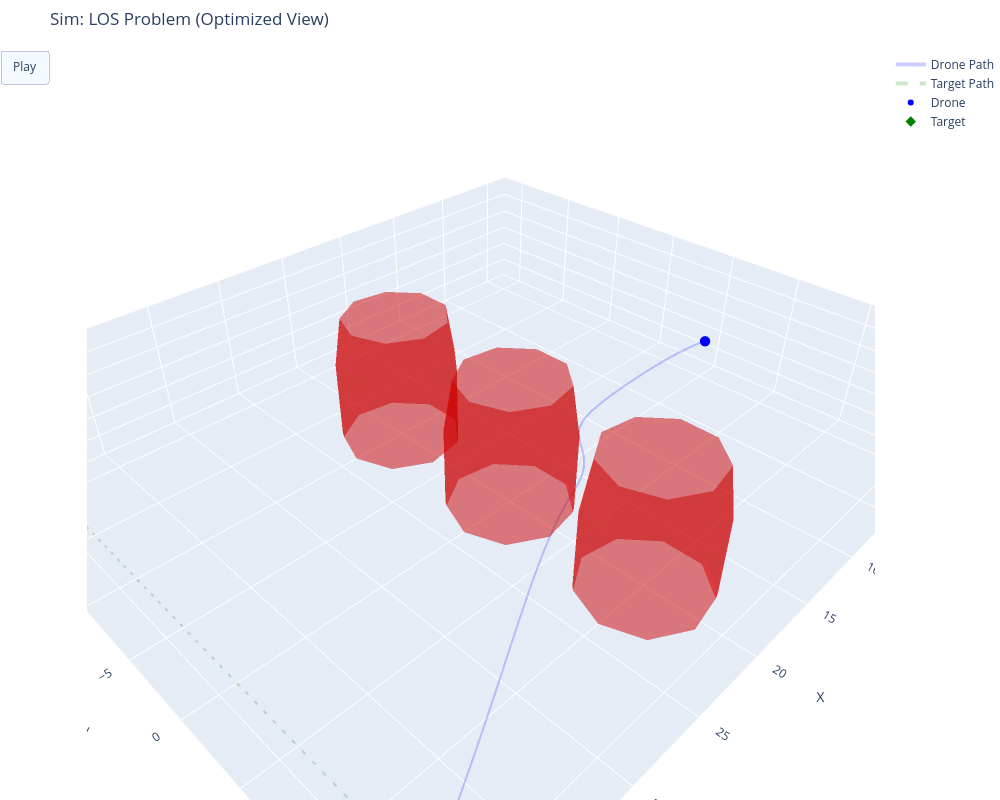

Notebook source saved alongside this figure:
### Code cell
import numpy as np
import plotly.graph_objects as go
import matplotlib.pyplot as plt

from dynamics import DroneDynamics
from guidance import PPNGuidance
from safety_filter import SafetyFilter
import scenarios


def plot_static_results(drone_path, target_path, obstacles, u_nom_hist, u_safe_hist, time_hist):
    """
    Generates two figures:
    1. 3D Flight Path (Static)
    2. Control Input Comparison (Nominal vs Safe)
    """
    # --- FIGURE 1: 3D TRAJECTORY ---
    fig = plt.figure(figsize=(12, 6))
    
    # Subplot 1: 3D View
    ax = fig.add_subplot(1, 2, 1, projection='3d')
    path = np.array(drone_path)
    t_path = np.array(target_path)

    ax.plot(path[:, 0], path[:, 1], path[:, 2], label='Drone', color='blue', linewidth=2)
    ax.plot(t_path[:, 0], t_path[:, 1], t_path[:, 2], label='Target', color='green', linestyle='--')
    
    # Draw Obstacles
    u, v = np.mgrid[0:2*np.pi:15j, 0:np.pi:10j]
    for obs in obstacles:
        x = obs.center[0] + obs.radius * np.cos(u) * np.sin(v)
        y = obs.center[1] + obs.radius * np.sin(u) * np.sin(v)
        z = obs.center[2] + obs.radius * np.cos(v)
        ax.plot_wireframe(x, y, z, color='red', alpha=0.3)

    ax.set_title("3D Flight Path")
    ax.set_xlabel("X"); ax.set_ylabel("Y"); ax.set_zlabel("Z")
    ax.legend()

    # --- FIGURE 2: CONTROL INPUTS ---
    # Subplot 2, 3, 4: Acceleration X, Y, Z
    u_nom = np.array(u_nom_hist)
    u_safe = np.array(u_safe_hist)
    t = np.array(time_hist)
    
    fig2, axs = plt.subplots(3, 1, figsize=(10, 8), sharex=True)
    labels = ['$a_x$', '$a_y$', '$a_z$']
    
    for i in range(3):
        axs[i].plot(t, u_nom[:, i], 'g--', label='Nominal (LQR)', alpha=0.6)
        axs[i].plot(t, u_safe[:, i], 'b-', label='Safe (CBF)')
        
        # Highlight Intervention
        diff = np.abs(u_nom[:, i] - u_safe[:, i])
        mask = diff > 0.05
        if np.any(mask):
            axs[i].fill_between(t, -15, 15, where=mask, color='red', alpha=0.1, label='Intervention')
            
        axs[i].set_ylabel(f"{labels[i]} ($m/s^2$)")
        axs[i].grid(True)
    
    axs[0].set_title("Control Inputs: PPN (Green) vs CBF (Blue)")
    axs[0].legend(loc='upper right')
    axs[2].set_xlabel("Time (s)")
    
    plt.tight_layout()
    plt.show()


def animate_plotly(path, target_path, obs_history, mission, dt, static_only=False):
    
    total_frames = len(path)
    stride = max(1, total_frames // 150)
    #stride = 5
    fig = go.Figure()

    # --- HELPER: Sphere Geometry ---
    # Reduced resolution slightly (15->10, 10->8) for better performance with many objects
    def get_sphere_data(center, radius):
        u = np.linspace(0, 2 * np.pi, 10) 
        v = np.linspace(0, np.pi, 8)
        x = center[0] + radius * np.outer(np.cos(u), np.sin(v))
        y = center[1] + radius * np.outer(np.sin(u), np.sin(v))
        z = center[2] + radius * np.outer(np.ones(np.size(u)), np.cos(v))
        return x, y, z

    # --- 1. SETUP TRACES ---
    # We must add ALL traces to the figure first.
    # Order matters: [Drone Path, Target Path, Drone, Target, Obs 0, Obs 1, ... Obs N]
    
    # Trace 0: Drone Path (Background)
    fig.add_trace(go.Scatter3d(
        x=path[:, 0], y=path[:, 1], z=path[:, 2],
        mode='lines', line=dict(color='blue', width=4),
        name='Drone Path', opacity=0.2
    ))

    # Trace 1: Target Path (Background)
    fig.add_trace(go.Scatter3d(
        x=target_path[:, 0], y=target_path[:, 1], z=target_path[:, 2],
        mode='lines', line=dict(color='green', width=4, dash='dash'),
        name='Target Path', opacity=0.2
    ))

    # Trace 2: Drone (Actor)
    fig.add_trace(go.Scatter3d(
        x=[path[0, 0]], y=[path[0, 1]], z=[path[0, 2]],
        mode='markers', marker=dict(color='blue', size=6),
        name='Drone'
    ))

    # Trace 3: Target (Actor)
    fig.add_trace(go.Scatter3d(
        x=[target_path[0, 0]], y=[target_path[0, 1]], z=[target_path[0, 2]],
        mode='markers', marker=dict(color='green', size=8, symbol='diamond'),
        name='Target'
    ))

    # Traces 4+: Obstacles
    # We need to know which obstacles move to optimize the animation loop
    dynamic_obs_indices = []
    
    obs_start = obs_history[0]
    for i, obs in enumerate(mission.obstacles):
        x_s, y_s, z_s = get_sphere_data(obs_start[i], obs.radius)
        fig.add_trace(go.Surface(
            x=x_s, y=y_s, z=z_s,
            colorscale=[[0, 'red'], [1, 'red']], showscale=False, opacity=0.5,
            name=f'Obs {i}'
        ))
        
        # Check if this specific obstacle has velocity
        if np.linalg.norm(obs.velocity) > 0:
            dynamic_obs_indices.append(i)

    # --- 2. CALCULATE BOUNDS ---
    all_x = np.concatenate([path[:,0], target_path[:,0]])
    all_y = np.concatenate([path[:,1], target_path[:,1]])
    all_z = np.concatenate([path[:,2], target_path[:,2]])
    pad = 2.0
    x_range = [np.min(all_x) - pad, np.max(all_x) + pad]
    y_range = [np.min(all_y) - pad, np.max(all_y) + pad]
    z_range = [min(0, np.min(all_z)) - 1.0, np.max(all_z) + pad]

    # --- 3. ANIMATION FRAMES ---
    frames = []
    
    # Calculate Plotly Trace Indices
    # Trace 0,1 are paths. Trace 2 is Drone. Trace 3 is Target. Trace 4 starts obstacles.
    trace_idx_drone = 2
    trace_idx_target = 3
    base_obs_idx = 4
    
    # We only want to update traces that actually move
    traces_to_update = [trace_idx_drone, trace_idx_target]
    for local_i in dynamic_obs_indices:
        traces_to_update.append(base_obs_idx + local_i)

    for k in range(0, total_frames, stride):
        frame_data = []
        
        # Update Drone
        drone_pos = path[k]
        frame_data.append(go.Scatter3d(x=[drone_pos[0]], y=[drone_pos[1]], z=[drone_pos[2]]))
        
        # Update Target
        target_pos = target_path[k]
        frame_data.append(go.Scatter3d(x=[target_pos[0]], y=[target_pos[1]], z=[target_pos[2]]))
        
        # Update ONLY Dynamic Obstacles
        current_obs = obs_history[k]
        for local_i in dynamic_obs_indices:
            # We only generate geometry for obstacles that moved
            radius = mission.obstacles[local_i].radius
            x_new, y_new, z_new = get_sphere_data(current_obs[local_i], radius)
            frame_data.append(go.Surface(x=x_new, y=y_new, z=z_new))

        frames.append(go.Frame(data=frame_data, traces=traces_to_update, name=str(k)))

    fig.frames = frames

    # --- 4. FINAL LAYOUT ---
    fig.update_layout(
        width=1000, height=800,
        title=f"Sim: {mission.name} (Optimized View)",
        scene=dict(
            xaxis=dict(range=x_range, title="X", autorange=False),
            yaxis=dict(range=y_range, title="Y", autorange=False),
            zaxis=dict(range=z_range, title="Z", autorange=False),
            aspectmode='data'
        ),
        margin=dict(l=0, r=0, b=0, t=50),
        updatemenus=[dict(
            type="buttons",
            buttons=[dict(label="Play",
                          method="animate",
                          args=[None, dict(frame=dict(duration=20, redraw=True), 
                                           fromcurrent=True)])]
        )]
    )

    fig.show()


def run_simulation(scenario_name="chase", animate=True):
    # 1. Load Scenario
    if scenario_name not in scenarios.SCENARIOS:
        print(f"Error: Scenario '{scenario_name}' not found.")
        return
    mission = scenarios.SCENARIOS[scenario_name]()
    print(f"Loaded: {mission.name} | Animate: {animate}")

    # 2. Setup Classes
    dt = 0.01
    drone_physics = DroneDynamics(dt=dt)
    guidance = PPNGuidance()
    safety_filter = SafetyFilter()
    current_state = mission.start_state

    arrival_threshold = 0.2 # How close do we have to be to "collide"

    # 3. Data Storage And Control Logs
    path_history = []
    target_history = []
    obs_history = []
    
    u_nom_history = []
    u_safe_history = []
    time_history = []

    # 4. Simulation Loop
    total_steps = int(mission.duration / dt)
    print(f"Simulating {total_steps} steps...")
    
    for t_step in range(total_steps):
        time = t_step * dt

        # A. Update Scenario
        target_pos, target_vel = mission.target.update(time)
        
        # Check Arrival
        dist_to_target = np.linalg.norm(current_state.pos - target_pos)
        if dist_to_target < arrival_threshold:
            print(f"Target Reached! Stopping at T={time:.2f}s")
            break

        current_obs_snapshot = []
        for obs in mission.obstacles:
            obs.update(dt)
            current_obs_snapshot.append(obs.center.copy())
        obs_history.append(current_obs_snapshot)

        # B. Control & Physics
        u_nom = guidance.compute_u_nom(current_state.pos, current_state.vel, target_pos, target_vel)
        u_safe = safety_filter.filter(u_nom, current_state.pos, current_state.vel, mission.obstacles)
        current_state = drone_physics.step(current_state, u_safe)

        # C. Logging
        path_history.append(current_state.pos)
        target_history.append(target_pos)
        u_nom_history.append(u_nom.copy())
        u_safe_history.append(u_safe.copy())
        time_history.append(time)

    # 5. Visualization
    path_history = np.array(path_history)
    target_history = np.array(target_history)
    
    if len(path_history) == 0:
        return

    plot_static_results(path_history, target_history, mission.obstacles,
                        u_nom_history, u_safe_history, time_history)

    if animate:
        animate_plotly(path_history, target_history, obs_history, mission, dt)


if __name__ == "__main__":
    #run_simulation("head_on", animate=True)
    #run_simulation("head_on_2", animate=True)
    #run_simulation("chase", animate=True)
    #run_simulation("many_blockers", animate=True)
    run_simulation("los_problem", animate=True)

### Figure 1 — Plotly figure (JSON) as saved in the notebook; plotly's stock layout.template omitted (floating-point values rounded to 4 significant figures; data arrays with more than 128 entries replaced by an {"elided": "..."} marker saying what was removed)
{"data": [{"line": {"color": "blue", "width": 4}, "mode": "lines", "name": "Drone Path", "opacity": 0.2, "type": "scatter3d", "x": {"elided": "875 float values"}, "y": {"elided": "875 float values"}, "z": {"elided": "875 float values"}}, {"line": {"color": "green", "dash": "dash", "width": 4}, "mode": "lines", "name": "Target Path", "opacity": 0.2, "type": "scatter3d", "x": {"elided": "875 float values"}, "y": {"elided": "875 float values"}, "z": {"elided": "875 float values"}}, {"marker": {"color": "blue", "size": 6}, "mode": "markers", "name": "Drone", "type": "scatter3d", "x": [0], "y": [0], "z": [0]}, {"marker": {"color": "green", "size": 8, "symbol": "diamond"}, "mode": "markers", "name": "Target", "type": "scatter3d", "x": [40], "y": [-20], "z": [0]}, {"colorscale": [[0, "red"], [1, "red"]], "name": "Obs 0", "opacity": 0.5, "showscale": false, "type": "surface", "x": [[20.0, 21.74, 23.13, 23.9, 23.9, 23.13, 21.74, 20.0], [20.0, 21.33, 22.4, 22.99, 22.99, 22.4, 21.33, 20.0], [20.0, 20.3, 20.54, 20.68, 20.68, 20.54, 20.3, 20.0], [20.0, 19.13, 18.44, 18.05, 18.05, 18.44, 19.13, 20.0], [20.0, 18.37, 17.06, 16.34, 16.34, 17.06, 18.37, 20.0], [20.0, 18.37, 17.06, 16.34, 16.34, 17.06, 18.37, 20.0], [20.0, 19.13, 18.44, 18.05, 18.05, 18.44, 19.13, 20.0], [20.0, 20.3, 20.54, 20.68, 20.68, 20.54, 20.3, 20.0], [20.0, 21.33, 22.4, 22.99, 22.99, 22.4, 21.33, 20.0], [20.0, 21.74, 23.13, 23.9, 23.9, 23.13, 21.74, 20.0]], "y": [[-10.0, -10.0, -10.0, -10.0, -10.0, -10.0, -10.0, -10.0], [-10.0, -8.884, -7.99, -7.493, -7.493, -7.99, -8.884, -10.0], [-10.0, -8.291, -6.92, -6.16, -6.16, -6.92, -8.291, -10.0], [-10.0, -8.497, -7.292, -6.623, -6.623, -7.292, -8.497, -10.0], [-10.0, -9.406, -8.93, -8.666, -8.666, -8.93, -9.406, -10.0], [-10.0, -10.59, -11.07, -11.33, -11.33, -11.07, -10.59, -10.0], [-10.0, -11.5, -12.71, -13.38, -13.38, -12.71, -11.5, -10.0], [-10.0, -11.71, -13.08, -13.84, -13.84, -13.08, -11.71, -10.0], [-10.0, -11.12, -12.01, -12.51, -12.51, -12.01, -11.12, -10.0], [-10.0, -10.0, -10.0, -10.0, -10.0, -10.0, -10.0, -10.0]], "z": [[4.0, 3.604, 2.494, 0.8901, -0.8901, -2.494, -3.604, -4.0], [4.0, 3.604, 2.494, 0.8901, -0.8901, -2.494, -3.604, -4.0], [4.0, 3.604, 2.494, 0.8901, -0.8901, -2.494, -3.604, -4.0], [4.0, 3.604, 2.494, 0.8901, -0.8901, -2.494, -3.604, -4.0], [4.0, 3.604, 2.494, 0.8901, -0.8901, -2.494, -3.604, -4.0], [4.0, 3.604, 2.494, 0.8901, -0.8901, -2.494, -3.604, -4.0], [4.0, 3.604, 2.494, 0.8901, -0.8901, -2.494, -3.604, -4.0], [4.0, 3.604, 2.494, 0.8901, -0.8901, -2.494, -3.604, -4.0], [4.0, 3.604, 2.494, 0.8901, -0.8901, -2.494, -3.604, -4.0], [4.0, 3.604, 2.494, 0.8901, -0.8901, -2.494, -3.604, -4.0]]}, {"colorscale": [[0, "red"], [1, "red"]], "name": "Obs 1", "opacity": 0.5, "showscale": false, "type": "surface", "x": [[20.0, 21.74, 23.13, 23.9, 23.9, 23.13, 21.74, 20.0], [20.0, 21.33, 22.4, 22.99, 22.99, 22.4, 21.33, 20.0], [20.0, 20.3, 20.54, 20.68, 20.68, 20.54, 20.3, 20.0], [20.0, 19.13, 18.44, 18.05, 18.05, 18.44, 19.13, 20.0], [20.0, 18.37, 17.06, 16.34, 16.34, 17.06, 18.37, 20.0], [20.0, 18.37, 17.06, 16.34, 16.34, 17.06, 18.37, 20.0], [20.0, 19.13, 18.44, 18.05, 18.05, 18.44, 19.13, 20.0], [20.0, 20.3, 20.54, 20.68, 20.68, 20.54, 20.3, 20.0], [20.0, 21.33, 22.4, 22.99, 22.99, 22.4, 21.33, 20.0], [20.0, 21.74, 23.13, 23.9, 23.9, 23.13, 21.74, 20.0]], "y": [[0.0, 0.0, 0.0, 0.0, 0.0, 0.0, 0.0, 0.0], [0.0, 1.116, 2.01, 2.507, 2.507, 2.01, 1.116, 3.149e-16], [0.0, 1.709, 3.08, 3.84, 3.84, 3.08, 1.709, 4.824e-16], [0.0, 1.503, 2.708, 3.377, 3.377, 2.708, 1.503, 4.242e-16], [0.0, 0.5936, 1.07, 1.334, 1.334, 1.07, 0.5936, 1.675e-16], [0.0, -0.5936, -1.07, -1.334, -1.334, -1.07, -0.5936, -1.675e-16], [0.0, -1.503, -2.708, -3.377, -3.377, -2.708, -1.503, -4.242e-16], [0.0, -1.709, -3.08, -3.84, -3.84, -3.08, -1.709, -4.824e-16], [0.0, -1.116, -2.01, -2.507, -2.507, -2.01, -1.116, -3.149e-16], [0.0, -4.251e-16, -7.66e-16, -9.552e-16, -9.552e-16, -7.66e-16, -4.251e-16, -1.2e-31]], "z": [[4.0, 3.604, 2.494, 0.8901, -0.8901, -2.494, -3.604, -4.0], [4.0, 3.604, 2.494, 0.8901, -0.8901, -2.494, -3.604, -4.0], [4.0, 3.604, 2.494, 0.8901, -0.8901, -2.494, -3.604, -4.0], [4.0, 3.604, 2.494, 0.8901, -0.8901, -2.494, -3.604, -4.0], [4.0, 3.604, 2.494, 0.8901, -0.8901, -2.494, -3.604, -4.0], [4.0, 3.604, 2.494, 0.8901, -0.8901, -2.494, -3.604, -4.0], [4.0, 3.604, 2.494, 0.8901, -0.8901, -2.494, -3.604, -4.0], [4.0, 3.604, 2.494, 0.8901, -0.8901, -2.494, -3.604, -4.0], [4.0, 3.604, 2.494, 0.8901, -0.8901, -2.494, -3.604, -4.0], [4.0, 3.604, 2.494, 0.8901, -0.8901, -2.494, -3.604, -4.0]]}, {"colorscale": [[0, "red"], [1, "red"]], "name": "Obs 2", "opacity": 0.5, "showscale": false, "type": "surface", "x": [[20.0, 21.74, 23.13, 23.9, 23.9, 23.13, 21.74, 20.0], [20.0, 21.33, 22.4, 22.99, 22.99, 22.4, 21.33, 20.0], [20.0, 20.3, 20.54, 20.68, 20.68, 20.54, 20.3, 20.0], [20.0, 19.13, 18.44, 18.05, 18.05, 18.44, 19.13, 20.0], [20.0, 18.37, 17.06, 16.34, 16.34, 17.06, 18.37, 20.0], [20.0, 18.37, 17.06, 16.34, 16.34, 17.06, 18.37, 20.0], [20.0, 19.13, 18.44, 18.05, 18.05, 18.44, 19.13, 20.0], [20.0, 20.3, 20.54, 20.68, 20.68, 20.54, 20.3, 20.0], [20.0, 21.33, 22.4, 22.99, 22.99, 22.4, 21.33, 20.0], [20.0, 21.74, 23.13, 23.9, 23.9, 23.13, 21.74, 20.0]], "y": [[10.0, 10.0, 10.0, 10.0, 10.0, 10.0, 10.0, 10.0], [10.0, 11.12, 12.01, 12.51, 12.51, 12.01, 11.12, 10.0], [10.0, 11.71, 13.08, 13.84, 13.84, 13.08, 11.71, 10.0], [10.0, 11.5, 12.71, 13.38, 13.38, 12.71, 11.5, 10.0], [10.0, 10.59, 11.07, 11.33, 11.33, 11.07, 10.59, 10.0], [10.0, 9.406, 8.93, 8.666, 8.666, 8.93, 9.406, 10.0], [10.0, 8.497, 7.292, 6.623, 6.623, 7.292, 8.497, 10.0], [10.0, 8.291, 6.92, 6.16, 6.16, 6.92, 8.291, 10.0], [10.0, 8.884, 7.99, 7.493, 7.493, 7.99, 8.884, 10.0], [10.0, 10.0, 10.0, 10.0, 10.0, 10.0, 10.0, 10.0]], "z": [[4.0, 3.604, 2.494, 0.8901, -0.8901, -2.494, -3.604, -4.0], [4.0, 3.604, 2.494, 0.8901, -0.8901, -2.494, -3.604, -4.0], [4.0, 3.604, 2.494, 0.8901, -0.8901, -2.494, -3.604, -4.0], [4.0, 3.604, 2.494, 0.8901, -0.8901, -2.494, -3.604, -4.0], [4.0, 3.604, 2.494, 0.8901, -0.8901, -2.494, -3.604, -4.0], [4.0, 3.604, 2.494, 0.8901, -0.8901, -2.494, -3.604, -4.0], [4.0, 3.604, 2.494, 0.8901, -0.8901, -2.494, -3.604, -4.0], [4.0, 3.604, 2.494, 0.8901, -0.8901, -2.494, -3.604, -4.0], [4.0, 3.604, 2.494, 0.8901, -0.8901, -2.494, -3.604, -4.0], [4.0, 3.604, 2.494, 0.8901, -0.8901, -2.494, -3.604, -4.0]]}], "layout": {"height": 800, "margin": {"b": 0, "l": 0, "r": 0, "t": 50}, "scene": {"aspectmode": "data", "xaxis": {"autorange": false, "range": [-2, 42], "title": {"text": "X"}}, "yaxis": {"autorange": false, "range": [-22, 16.99], "title": {"text": "Y"}}, "zaxis": {"autorange": false, "range": [-1.0, 2.007], "title": {"text": "Z"}}}, "title": {"text": "Sim: LOS Problem (Optimized View)"}, "updatemenus": [{"buttons": [{"args": [null, {"frame": {"duration": 20, "redraw": true}, "fromcurrent": true}], "label": "Play", "method": "animate"}], "type": "buttons"}], "width": 1000}}
